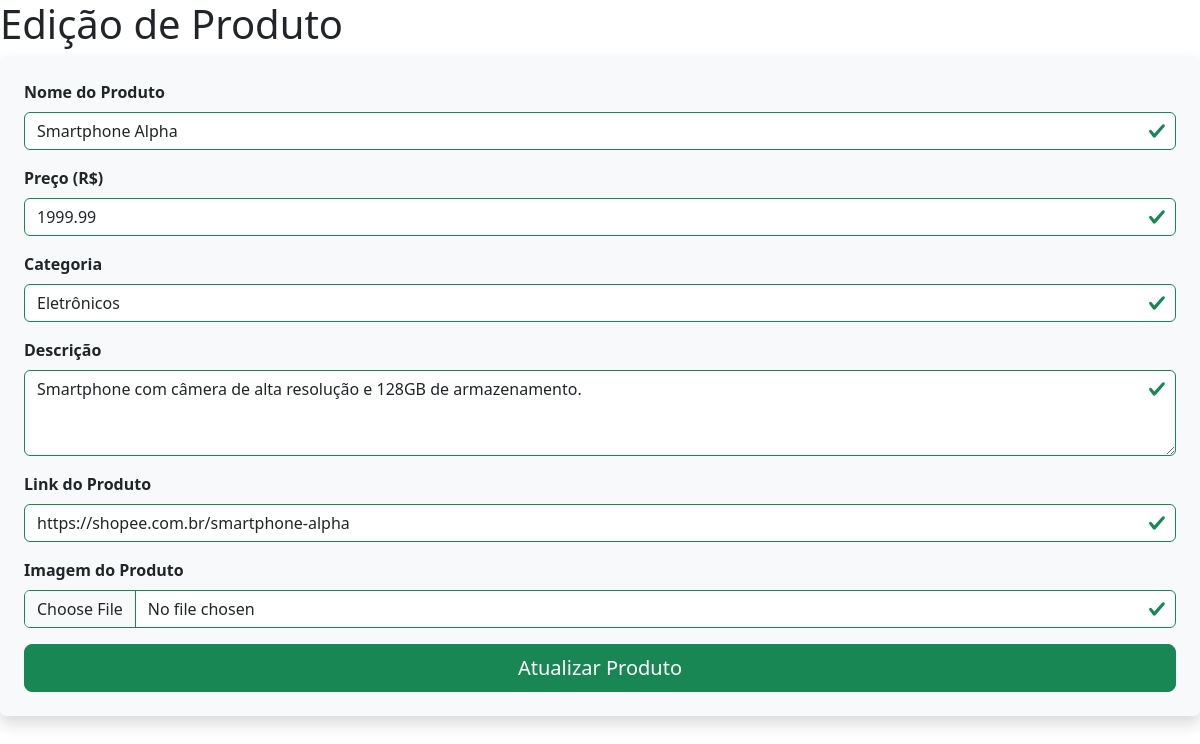
Page /php/editar_produtos.php?id=1 on the committed database.
### tables this page shows
CREATE TABLE IF NOT EXISTS `produtos` (
  `idproduto` INT NOT NULL AUTO_INCREMENT,   
  `nome` VARCHAR(255) NOT NULL,              
  `descricao` TEXT NULL DEFAULT NULL,        
  `preco` DECIMAL(10,2) NOT NULL,            
  `imagem` VARCHAR(255) NULL DEFAULT NULL,   
  `link` VARCHAR(255) NULL DEFAULT NULL,     
  `categoria` VARCHAR(100) NOT NULL,         
  PRIMARY KEY (`idproduto`)                  
);

### php/funcao.php (the view, shortened to what this page needs)
<?php
function conectar()
{
  $servidor = "db";
  $user = "root";
  $password = "123";
  $banco = "shopee";
  return mysqli_connect($servidor, $user, $password, $banco);
}
function editarProduto($id)
{
  $conexao = conectar();
  $sql = "SELECT * FROM `produtos` WHERE idproduto = $id";
  $resultado = mysqli_query($conexao, $sql);
  $produto = mysqli_fetch_assoc($resultado);
  echo "<h1>Edição de Produto</h1>
  <form action='../admin/index.php?pagina=atualizar' method='post' class='was-validated p-4 rounded shadow bg-light' enctype='multipart/form-data' novalidate>
      <input type='hidden' name='idproduto' value='{$produto['idproduto']}'>
      <div class='mb-3'>
        <label for='validationNome' class='form-label fw-bold'>Nome do Produto</label>
        <input type='text' class='form-control' id='validationNome' name='nome' value='{$produto['nome']}' required>
      </div>
      <div class='mb-3'>
        <label for='validationPreco' class='form-label fw-bold'>Preço (R$)</label>
        <input type='number' class='form-control' id='validationPreco' name='preco' step='0.01' min='0' value='{$produto['preco']}' required>
      </div>
      <div class='mb-3'>
        <label for='validationCategoria' class='form-label fw-bold'>Categoria</label>
        <select class='form-control' id='validationCategoria' name='categoria' onchange='mostrarOutraCategoria(this)' required>
          <option value='Eletrônicos' " . ($produto['categoria'] == 'Eletrônicos' ? 'selected' : '') . ">Eletrônicos</option>
          <option value='Roupas' " . ($produto['categoria'] == 'Roupas' ? 'selected' : '') . ">Roupas</option>
          <option value='Acessórios' " . ($produto['categoria'] == 'Acessórios' ? 'selected' : '') . ">Acessórios</option>
          <option value='Casa e Decoração' " . ($produto['categoria'] == 'Casa e Decoração' ? 'selected' : '') . ">Casa e Decoração</option>
          <option value='Outros' " . ($produto['categoria'] == 'Outros' ? 'selected' : '') . ">Outros</option>
        </select>
      </div>
      <div class='mb-3' id='outraCategoriaDiv' style='display: " . ($produto['categoria'] == 'Outros' ? 'block' : 'none') . ";'>
        <input type='text' class='form-control' id='outraCategoria' name='outraCategoria' value='" . ($produto['categoria'] == 'Outros' ? $produto['categoria'] : '') . "' placeholder='Digite uma nova categoria'>
      </div>
      <div class='mb-3'>
        <label for='validationDescricao' class='form-label fw-bold'>Descrição</label>
        <textarea class='form-control' id='validationDescricao' name='descricao' rows='3' required>{$produto['descricao']}</textarea>
      </div>
      <div class='mb-3'>
        <label for='validationLink' class='form-label fw-bold'>Link do Produto</label>
        <input type='url' class='form-control' id='validationLink' name='link' value='{$produto['link']}' required>
      </div>
      <div class='mb-3'>
        <label for='validationImagem' class='form-label fw-bold'>Imagem do Produto</label>
        <input type='file' class='form-control' id='validationImagem' name='imagem' accept='image/*'>
      </div>
      <div class='d-grid'>
        <button class='btn btn-success btn-lg' type='submit'>
          <i class='bi bi-check-circle'></i> Atualizar Produto
        </button>
      </div>
    </form>
    <script>
      function mostrarOutraCategoria(select) {
        var outraCategoriaDiv = document.getElementById('outraCategoriaDiv');
        if (select.value === 'Outros') {
          outraCategoriaDiv.style.display = 'block';
        } else {
          outraCategoriaDiv.style.display = 'none';
        }
      }
    </script>";
}

### rows in the picture
produtos: nome "Smartphone Alpha", preco "1999.99", categoria "Eletrônicos", descricao "Smartphone com câmera de alta resolução e 128GB de armazenamento.", link "https://shopee.com.br/smartphone-alpha"
